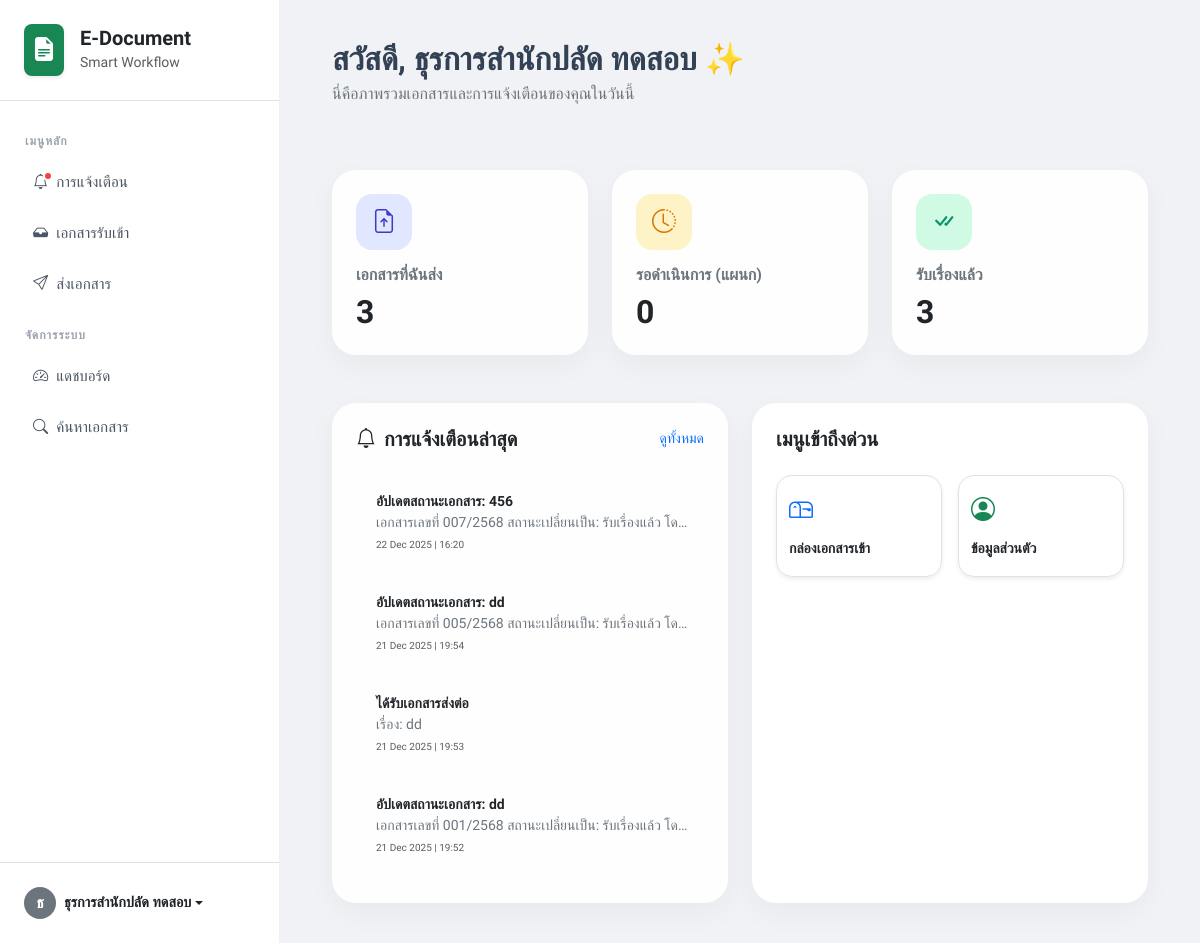
The app's page /users/dashboard.php (signed in), older data.
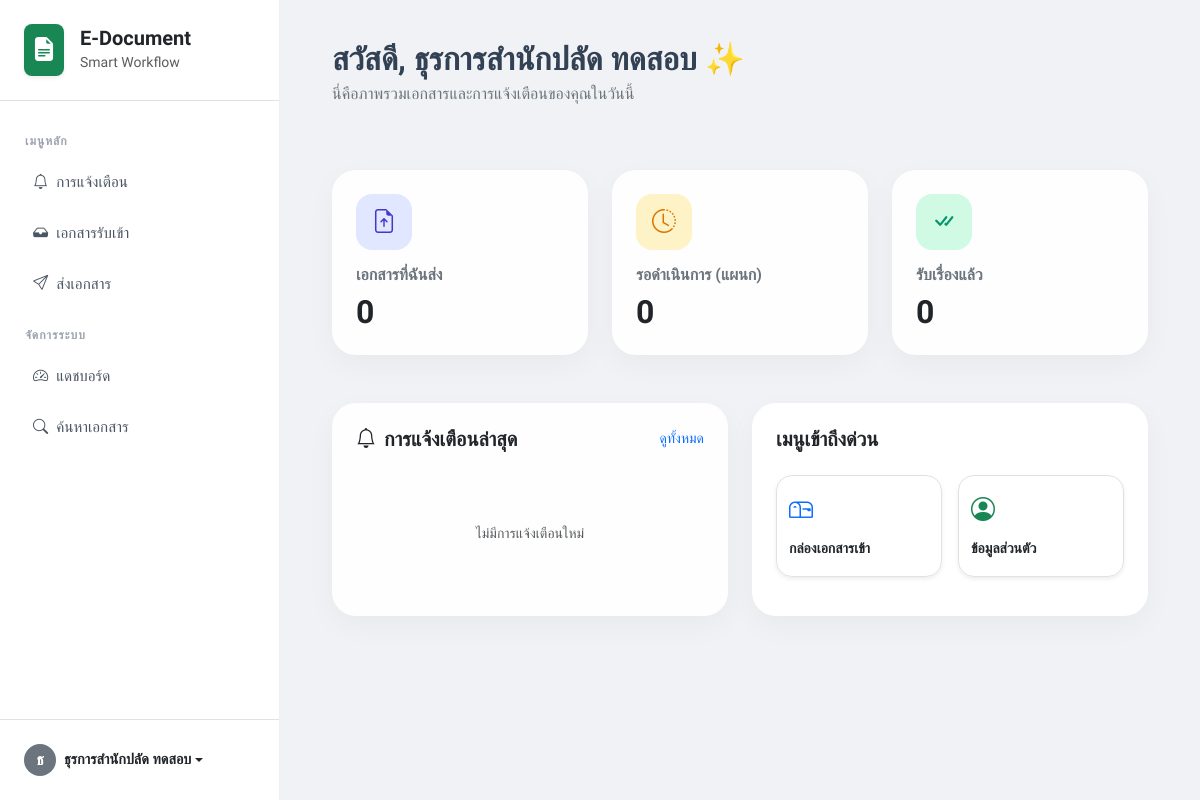
The same page, newer data.
### tables this page shows
CREATE TABLE `notifications` (
  `id` int(11) NOT NULL,
  `user_id` int(11) NOT NULL COMMENT 'ผู้รับแจ้งเตือน',
  `title` varchar(255) NOT NULL,
  `message` text DEFAULT NULL,
  `link` varchar(255) DEFAULT NULL COMMENT 'ลิงก์ไปหน้าเอกสาร',
  `is_read` tinyint(1) DEFAULT 0,
  `created_at` timestamp NOT NULL DEFAULT current_timestamp()
);

### users/dashboard.php (the view, shortened to what this page needs)
<?php
include '../config/db.php';
$user_id = $_SESSION['user_id'];
$dept_id = $_SESSION['department_id'];
$my_sent = $conn->query("SELECT COUNT(*) as total FROM documents WHERE sender_id = '$user_id'")->fetch_assoc()['total'];
$dept_pending = $conn->query("SELECT COUNT(*) as total FROM documents WHERE to_department_id = '$dept_id' AND status = 'pending'")->fetch_assoc()['total'];
$my_success = $conn->query("SELECT COUNT(*) as total FROM documents WHERE (sender_id = '$user_id' OR to_department_id = '$dept_id') AND status = 'success'")->fetch_assoc()['total'];
$recent_notif = $conn->query("SELECT * FROM notifications WHERE user_id = '$user_id' ORDER BY created_at DESC LIMIT 4");
?>
<!DOCTYPE html>
<html lang="th">
<head>
    <link href="https://cdn.jsdelivr.net/npm/bootstrap@5.3.0/dist/css/bootstrap.min.css" rel="stylesheet">
    <link rel="stylesheet" href="https://cdn.jsdelivr.net/npm/bootstrap-icons@1.11.0/font/bootstrap-icons.css">
</head>
<body>
<div class="d-flex">
    <div class="flex-shrink-0">
        <?php include '../includes/sidebar.php'; ?>
    </div>
    <div class="main-content flex-grow-1">
        <div class="container-fluid">
            <div class="d-flex justify-content-between align-items-center mb-5">
                <div>
                    <h2 class="fw-bold mb-1">สวัสดี, <?php echo $_SESSION['fullname'] ?? 'เพื่อนร่วมงาน'; ?> ✨</h2>
                    <p class="text-secondary">นี่คือภาพรวมเอกสารและการแจ้งเตือนของคุณในวันนี้</p>
                </div>
            </div>
            <div class="row g-4 mb-5">
                <div class="col-md-4">
                    <div class="card glass-card p-4 h-100 border-0">
                        <div class="stat-icon bg-indigo-soft text-indigo" style="background: #e0e7ff; color: #4338ca;">
                            <i class="bi bi-file-earmark-arrow-up"></i>
                        </div>
                        <h6 class="text-secondary fw-bold">เอกสารที่ฉันส่ง</h6>
                        <h2 class="fw-bold mb-0"><?php echo $my_sent; ?></h2>
                    </div>
                </div>
                <div class="col-md-4">
                    <div class="card glass-card p-4 h-100 border-0">
                        <div class="stat-icon bg-amber-soft text-amber" style="background: #fef3c7; color: #d97706;">
                            <i class="bi bi-clock-history"></i>
                        </div>
                        <h6 class="text-secondary fw-bold">รอดำเนินการ (แผนก)</h6>
                        <h2 class="fw-bold mb-0"><?php echo $dept_pending; ?></h2>
                    </div>
                </div>
                <div class="col-md-4">
                    <div class="card glass-card p-4 h-100 border-0">
                        <div class="stat-icon bg-emerald-soft text-emerald" style="background: #d1fae5; color: #059669;">
                            <i class="bi bi-check-all"></i>
                        </div>
                        <h6 class="text-secondary fw-bold">รับเรื่องแล้ว</h6>
                        <h2 class="fw-bold mb-0"><?php echo $my_success; ?></h2>
                    </div>
                </div>
            </div>
            <div class="row g-4">
                <div class="col-lg-6">
                    <div class="card glass-card border-0 p-4 h-100">
                        <div class="d-flex justify-content-between align-items-center mb-4">
                            <h5 class="fw-bold mb-0"><i class="bi bi-bell me-2"></i>การแจ้งเตือนล่าสุด</h5>
                            <a href="../notifications/index.php" class="small text-decoration-none text-indigo">ดูทั้งหมด</a>
                        </div>
                        <div class="notif-list">
                            <?php if($recent_notif->num_rows > 0): ?>
                                <?php while($n = $recent_notif->fetch_assoc()): ?>
                                    <div class="notif-item p-3 mb-2 rounded-3">
                                        <div class="fw-bold small"><?php echo htmlspecialchars($n['title']); ?></div>
                                        <div class="text-secondary small text-truncate"><?php echo htmlspecialchars($n['message']); ?></div>
                                        <div class="text-muted mt-1" style="font-size: 10px;">
                                            <?php echo date('d M Y | H:i', strtotime($n['created_at'])); ?>
                                        </div>
                                    </div>
                                <?php endwhile; ?>
                            <?php else: ?>
                                <div class="text-center py-5 text-muted small">ไม่มีการแจ้งเตือนใหม่</div>
                            <?php endif; ?>
                        </div>
                    </div>
                </div>
                <div class="col-lg-6">
                    <div class="card glass-card border-0 p-4 h-100 bg-white">
                        <h5 class="fw-bold mb-4">เมนูเข้าถึงด่วน</h5>
                        <div class="row g-3">
                            <div class="col-6">
                                <a href="view_incoming.php" class="btn w-100 py-3 border rounded-4 text-start h-100 shadow-sm">
                                    <i class="bi bi-mailbox mb-2 d-block fs-4 text-primary"></i>
                                    <span class="small fw-bold">กล่องเอกสารเข้า</span>
                                </a>
                            </div>
                            <div class="col-6">
                                <a href="../profile/index.php" class="btn w-100 py-3 border rounded-4 text-start h-100 shadow-sm">
                                    <i class="bi bi-person-circle mb-2 d-block fs-4 text-success"></i>
                                    <span class="small fw-bold">ข้อมูลส่วนตัว</span>
                                </a>
                            </div>
                        </div>
                    </div>
                </div>
            </div>
        </div>
    </div>
</div>
</body>
</html>

### includes/sidebar.php (shortened to what this page needs)
<?php
include_once __DIR__ . '/../config/db.php';
$sidebar_uid = $_SESSION['user_id'] ?? 0;
$role = $_SESSION['role'] ?? 'user';
$first_name = $_SESSION['first_name'] ?? 'User';
$fullname = $_SESSION['fullname'] ?? 'User';
$dept_id = $_SESSION['department_id'] ?? 0;
if (!function_exists('hasPermission')) {
    function hasPermission($conn, $user_id, $dept_id, $permission_slug)
    {
        $sql = "SELECT p.id FROM permissions p
                LEFT JOIN role_permissions rp ON p.id = rp.permission_id
                LEFT JOIN user_roles ur ON rp.role_id = ur.role_id
                LEFT JOIN department_permissions dp ON p.id = dp.permission_id
                WHERE p.slug = ?
                AND (ur.user_id = ? OR dp.department_id = ?)";
        $stmt = $conn->prepare($sql);
        $stmt->bind_param("sii", $permission_slug, $user_id, $dept_id);
        $stmt->execute();
        return $stmt->get_result()->num_rows > 0;
    }
}
$unread_count = 0;
if ($sidebar_uid > 0) {
    $sql_count = "SELECT COUNT(*) as total FROM notifications WHERE user_id = ? AND is_read = 0";
    $stmt_count = $conn->prepare($sql_count);
    $stmt_count->bind_param("i", $sidebar_uid);
    $stmt_count->execute();
    $res_count = $stmt_count->get_result()->fetch_assoc();
    $unread_count = $res_count['total'] ?? 0;
}
$base_url = '/queue_document';
$currentPage = basename($_SERVER['PHP_SELF']);
$dashboardLink = ($role == 'Admin') ? "$base_url/admin/dashboard.php" : "$base_url/users/dashboard.php";
?>
<div class="sidebar-container d-flex flex-column">
    <a href="<?php echo $dashboardLink; ?>" class="d-flex align-items-center p-4 text-decoration-none border-bottom">
        <div class="bg-success text-white rounded-3 p-2 me-3 shadow-sm">
            <i class="bi bi-file-earmark-text-fill fs-4"></i>
        </div>
        <div>
            <h5 class="m-0 text-dark fw-bold">E-Document</h5>
            <small class="text-muted">Smart Workflow</small>
        </div>
    </a>
    <div class="flex-grow-1 overflow-auto py-3">
        <?php if (
            hasPermission($conn, $sidebar_uid, $dept_id, 'noti') ||
            (hasPermission($conn, $sidebar_uid, $dept_id, 'income') && $role !== 'Admin') ||
            (hasPermission($conn, $sidebar_uid, $dept_id, 'send') && $role !== 'Admin') ||
            (hasPermission($conn, $sidebar_uid, $dept_id, 'forward') && $role !== 'Admin')
        ): ?>
            <div class="nav-header">เมนูหลัก</div>
            <?php if (hasPermission($conn, $sidebar_uid, $dept_id, 'noti')): ?>
                <a href="<?php echo $base_url; ?>/notifications/index.php" class="nav-link-custom <?php echo (strpos($_SERVER['REQUEST_URI'], '/notifications/') !== false) ? 'active' : ''; ?>">
                    <i class="bi bi-bell me-2"></i> การแจ้งเตือน
                    <?php if ($unread_count > 0): ?> <span class="notification-dot"></span> <?php endif; ?>
                </a>
            <?php endif; ?>
            <?php if (hasPermission($conn, $sidebar_uid, $dept_id, 'income') && $role !== 'Admin'): ?>
                <a href="<?php echo $base_url; ?>/users/view_incoming.php" class="nav-link-custom <?php echo ($currentPage == 'view_incoming.php') ? 'active' : ''; ?>">
                    <i class="bi bi-inbox-fill me-2"></i> เอกสารรับเข้า
                </a>
            <?php endif; ?>
            <?php if (hasPermission($conn, $sidebar_uid, $dept_id, 'send') && $role !== 'Admin'): ?>
                <a href="<?php echo $base_url; ?>/users/send_doc.php" class="nav-link-custom <?php echo ($currentPage == 'send_doc.php') ? 'active' : ''; ?>">
                    <i class="bi bi-send me-2"></i> ส่งเอกสาร
                </a>
            <?php endif; ?>
        <?php endif; ?>
        <?php if (
            hasPermission($conn, $sidebar_uid, $dept_id, 'admin_dashboard') ||
            hasPermission($conn, $sidebar_uid, $dept_id, 'search_doc') ||
            hasPermission($conn, $sidebar_uid, $dept_id, 'user_view') ||
            hasPermission($conn, $sidebar_uid, $dept_id, 'dept_view') ||
            hasPermission($conn, $sidebar_uid, $dept_id, 'role_view') ||
            hasPermission($conn, $sidebar_uid, $dept_id, 'permission_view')
        ): ?>
            <div class="nav-header">จัดการระบบ</div>
            <?php if (hasPermission($conn, $sidebar_uid, $dept_id, 'admin_dashboard')): ?>
                <a href="<?php echo $base_url; ?>/admin/dashboard.php" class="nav-link-custom <?php echo ($currentPage == 'dashboard.php' && strpos($_SERVER['REQUEST_URI'], '/admin/') !== false) ? 'active' : ''; ?>">
                    <i class="bi bi-speedometer2 me-2"></i> แดชบอร์ด
                </a>
            <?php endif; ?>
            <?php if (hasPermission($conn, $sidebar_uid, $dept_id, 'search_doc')): ?>
                <a href="<?php echo $base_url; ?>/users/search_doc.php" class="nav-link-custom <?php echo ($currentPage == 'search_doc.php') ? 'active' : ''; ?>">
                    <i class="bi bi-search me-2"></i> ค้นหาเอกสาร
                </a>
            <?php endif; ?>
        <?php endif; ?>
    </div>
    <div class="p-3 border-top mt-auto">
        <div class="dropdown">
            <a href="#" class="d-flex align-items-center text-dark text-decoration-none dropdown-toggle p-2 rounded-3 hover-bg" data-bs-toggle="dropdown">
                <div class="bg-secondary text-white rounded-circle d-flex align-items-center justify-content-center me-2" style="width:32px;height:32px; font-weight: bold;">
                    <?php echo mb_substr($first_name, 0, 1, 'UTF-8'); ?>
                </div>
                <div class="overflow-hidden">
                    <p class="m-0 fw-bold text-truncate" style="max-width: 150px; font-size: 0.9rem;"><?php echo htmlspecialchars($fullname); ?></p>
                </div>
            </a>
        </div>
    </div>
</div>

### users/dashboard.php (style rules this page uses)
:root { --bg-body: #f0f2f5; --card-shadow: 0 10px 30px rgba(0, 0, 0, 0.04); --accent-color: #6366f1; }
body { font-family: 'Kanit', sans-serif; background-color: var(--bg-body); color: #334155; }
.main-content { padding: 40px; width: 100%; height: 100vh; overflow-y: auto; }
.glass-card { background: rgba(255, 255, 255, 0.9); backdrop-filter: blur(10px); border: 1px solid rgba(255, 255, 255, 0.7); border-radius: 24px; box-shadow: var(--card-shadow); transition: all 0.3s ease; }
.stat-icon { width: 56px; height: 56px; border-radius: 16px; display: flex; align-items: center; justify-content: center; font-size: 24px; margin-bottom: 15px; }
.notif-item { border-left: 4px solid transparent; transition: 0.2s; cursor: pointer; }

### includes/sidebar.php (style rules this page uses)
.sidebar-container { width: 280px; background: #fff; border-right: 1px solid #f0f0f0; height: 100vh; position: sticky; top: 0; z-index: 1000; }
.nav-link-custom { color: #4b5563; padding: 12px 18px; display: flex; align-items: center; text-decoration: none; border-radius: 12px; margin: 4px 15px; transition: all 0.3s ease; position: relative; font-size: 0.95rem; }
.nav-header { font-size: 0.75rem; color: #9ca3af; padding: 15px 25px 5px; font-weight: 700; text-transform: uppercase; letter-spacing: 1px; }
.notification-dot { position: absolute; top: 12px; left: 28px; width: 10px; height: 10px; background-color: #ef4444; border-radius: 50%; border: 2px solid #fff; animation: pulse-red 2s infinite; }

Row changes from the older to the newer data that the page shows:
removed notifications: title "อัปเดตสถานะเอกสาร: 456", message "เอกสารเลขที่ 007/2568 สถานะเปลี่ยนเป็น: รับเรื่องแล้ว โด…", created_at "22 Dec 2025 | 16:20"
removed notifications: title "อัปเดตสถานะเอกสาร: dd", message "เอกสารเลขที่ 005/2568 สถานะเปลี่ยนเป็น: รับเรื่องแล้ว โด…", created_at "21 Dec 2025 | 19:54"
removed notifications: title "ได้รับเอกสารส่งต่อ", message "เรื่อง: dd", created_at "21 Dec 2025 | 19:53"
removed notifications: title "อัปเดตสถานะเอกสาร: dd", message "เอกสารเลขที่ 001/2568 สถานะเปลี่ยนเป็น: รับเรื่องแล้ว โด…", created_at "21 Dec 2025 | 19:52"
Text that changed along with them:
$my_sent: "3" → "0"
$my_success: "3" → "0"
text now shown: "ไม่มีการแจ้งเตือนใหม่"
